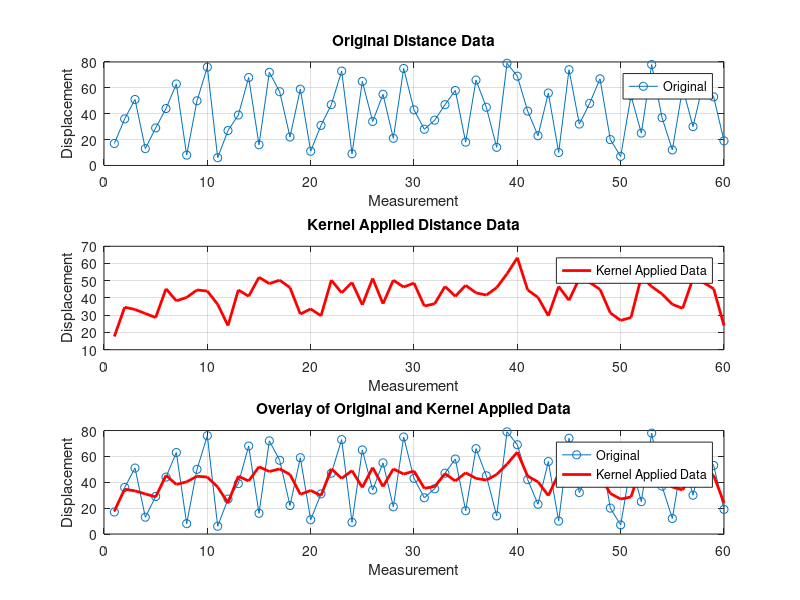

Here is the MATLAB script that generated this plot:
distance = [17 36 51 13 29 44 63 8 50 76 6 27 39 68 16 72 57 22 59 11 31 47 73 9 65 34 55 21 75 43 28 35 47 58 18 66 45 14 79 69 42 23 56 10 74 32 48 67 20 7 54 25 78 37 12 60 30 64 53 19];
kernel_size = 3;
kernel_a = 1 / kernel_size;
kernel = ones(1, kernel_size) * kernel_a;
result = conv(distance, kernel, 'same');

figure;
subplot(3, 1, 1);
plot(distance, '-o', 'DisplayName', 'Original');
title('Original Distance Data');
xlabel('Measurement');
ylabel('Displacement');
grid on;
legend;

subplot(3, 1, 2);
plot(result, '-r', 'LineWidth', 2, 'DisplayName', 'Kernel Applied Data');
title('Kernel Applied Distance Data');
xlabel('Measurement');
ylabel('Displacement');
grid on;
legend;

subplot(3, 1, 3);
plot(distance, '-o', 'DisplayName', 'Original');
hold on;
plot(result, '-r', 'LineWidth', 2, 'DisplayName', 'Kernel Applied Data');
title('Overlay of Original and Kernel Applied Data');
xlabel('Measurement');
ylabel('Displacement');
grid on;
legend;